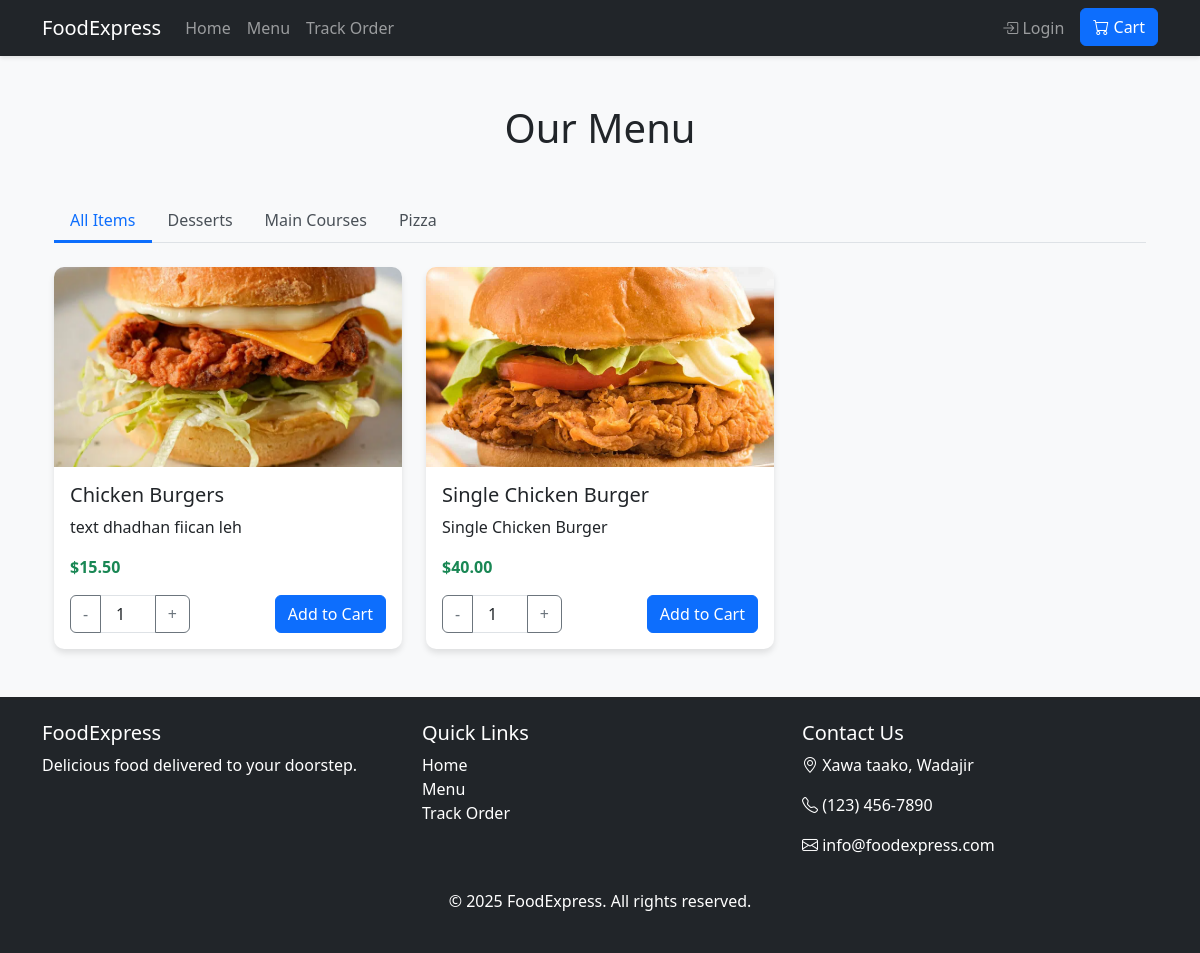
Page /menu.php on the committed database.
### tables this page shows
CREATE TABLE `categories` (
  `id` int(11) NOT NULL,
  `name` varchar(100) NOT NULL,
  `description` text DEFAULT NULL,
  `image_path` varchar(255) DEFAULT NULL
);

CREATE TABLE `menu_items` (
  `id` int(11) NOT NULL,
  `category_id` int(11) DEFAULT NULL,
  `name` varchar(100) NOT NULL,
  `description` text DEFAULT NULL,
  `price` decimal(10,2) NOT NULL,
  `image_path` varchar(255) DEFAULT NULL,
  `is_available` tinyint(1) DEFAULT 1
);

### includes/db.php (called while the page is built, shortened)
<?php
try {
    $pdo = new PDO("mysql:host=" . DB_HOST . ";dbname=" . DB_NAME, DB_USER, DB_PASS);
    $pdo->setAttribute(PDO::ATTR_ERRMODE, PDO::ERRMODE_EXCEPTION);
    $pdo->setAttribute(PDO::ATTR_DEFAULT_FETCH_MODE, PDO::FETCH_ASSOC);
} catch (PDOException $e) {
    die("Database connection failed: " . $e->getMessage());
}
function query($sql, $params = [])
{
    global $pdo;
    $stmt = $pdo->prepare($sql);
    $stmt->execute($params);
    return $stmt;
}
function fetchAll($sql, $params = [])
{
    return query($sql, $params)->fetchAll();
}

### menu.php (the view, shortened to what this page needs)
<?php
require_once 'includes/db.php';
$categories = fetchAll("SELECT * FROM categories ORDER BY name");
$menuItems = fetchAll("SELECT * FROM menu_items WHERE is_available = 1 ORDER BY name");
?>
<!DOCTYPE html>
<html lang="en">
<head>
    <link href="https://cdn.jsdelivr.net/npm/bootstrap@5.3.0/dist/css/bootstrap.min.css" rel="stylesheet">
    <link rel="stylesheet" href="assets/css/style.css">
</head>
<body>
    <?php include 'includes/header.php'; ?>
    <main class="container my-5">
        <h1 class="text-center mb-5">Our Menu</h1>
        <ul class="nav nav-tabs mb-4" id="menuTabs" role="tablist">
            <li class="nav-item" role="presentation">
                <button class="nav-link active" id="all-tab" data-bs-toggle="tab" data-bs-target="#all" type="button">All Items</button>
            </li>
            <?php foreach ($categories as $category): ?>
                <li class="nav-item" role="presentation">
                    <button class="nav-link" id="cat-<?= $category['id'] ?>-tab" data-bs-toggle="tab"
                        data-bs-target="#cat-<?= $category['id'] ?>" type="button">
                        <?= htmlspecialchars($category['name']) ?>
                    </button>
                </li>
            <?php endforeach; ?>
        </ul>
        <div class="tab-content" id="menuTabsContent">
            <div class="tab-pane fade show active" id="all" role="tabpanel">
                <div class="row row-cols-1 row-cols-md-3 g-4">
                    <?php foreach ($menuItems as $item): ?>
                        <div class="col">
                            <div class="card h-100">
                                <img src="<?= htmlspecialchars($item['image_path']) ?>" class="card-img-top" alt="<?= htmlspecialchars($item['name']) ?>">
                                <div class="card-body">
                                    <h5 class="card-title"><?= htmlspecialchars($item['name']) ?></h5>
                                    <p class="card-text"><?= htmlspecialchars($item['description']) ?></p>
                                    <p class="text-success fw-bold">$<?= number_format($item['price'], 2) ?></p>
                                    <div class="d-flex justify-content-between align-items-center">
                                        <div class="input-group" style="width: 120px;">
                                            <button class="btn btn-outline-secondary minus-btn" type="button">-</button>
                                            <input type="number" class="form-control text-center quantity-input" value="1" min="1">
                                            <button class="btn btn-outline-secondary plus-btn" type="button">+</button>
                                        </div>
                                        <button class="btn btn-primary add-to-cart"
                                            data-item-id="<?= $item['id'] ?>"
                                            data-item-name="<?= htmlspecialchars($item['name']) ?>"
                                            data-item-price="<?= $item['price'] ?>">
                                            Add to Cart
                                        </button>
                                    </div>
                                </div>
                            </div>
                        </div>
                    <?php endforeach; ?>
                </div>
            </div>
        </div>
    </main>
    <?php include 'includes/footer.php'; ?>
</body>
</html>

### assets/css/style.css (style rules this page uses)
body { font-family: 'Segoe UI', Tahoma, Geneva, Verdana, sans-serif; background-color: #f8f9fa; }
.card { transition: transform 0.3s ease, box-shadow 0.3s ease; border: none; border-radius: 10px; overflow: hidden; box-shadow: 0 4px 6px rgba(0, 0, 0, 0.1); }
.card-img-top { height: 200px; object-fit: cover; }
.nav-tabs .nav-link { border: none; color: #495057; font-weight: 500; }
.nav-tabs .nav-link.active { color: #0d6efd; border-bottom: 3px solid #0d6efd; background-color: transparent; }
.input-group { width: 120px; }
.quantity-input { text-align: center; }

### rows in the picture
categories: name "Desserts"
categories: name "Main Courses"
categories: name "Pizza"
menu_items: image_path (picture), name "Chicken Burgers", description "text dhadhan fiican leh", price "15.50"
menu_items: image_path (picture), name "Single Chicken Burger", description "Single Chicken Burger", price "40.00"

### other values in the picture
SITE_NAME "FoodExpress"
